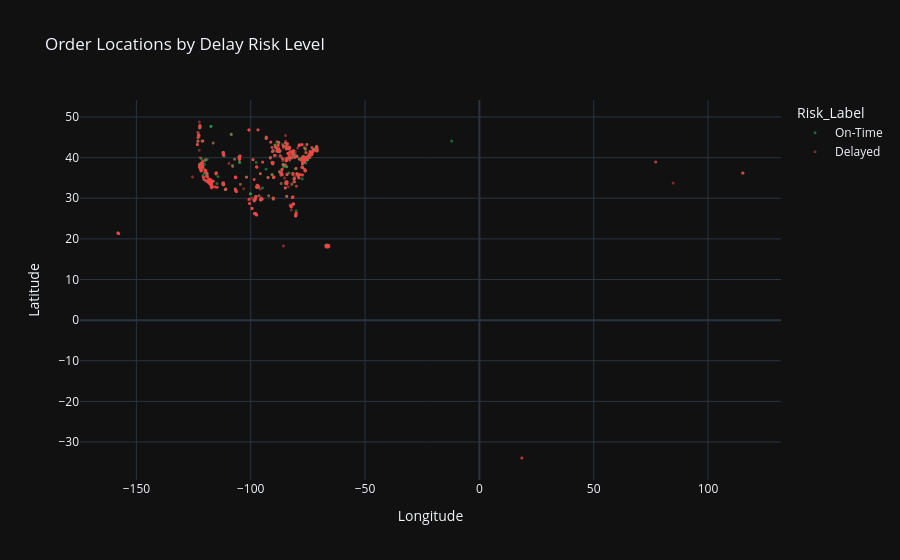

Write notebook code for a chart like this one.
### Markdown cell above
## 8. Geographic Analysis

### Code cell
if 'Latitude' in df.columns and 'Longitude' in df.columns:
    sample = df.dropna(subset=['Latitude', 'Longitude']).sample(min(5000, len(df)))
    fig = px.scatter(
        sample, x='Longitude', y='Latitude',
        color='Risk_Label',
        color_discrete_map={'On-Time': '#22c55e', 'At Risk': '#f59e0b', 'Delayed': '#ef4444'},
        opacity=0.5, title='Order Locations by Delay Risk Level',
        template='plotly_dark',
    )
    fig.update_traces(marker=dict(size=3))
    fig.show()

### Figure 1 — Plotly figure (JSON) as saved in the notebook; plotly's stock layout.template omitted (floating-point values rounded to 4 significant figures; data arrays with more than 128 entries replaced by an {"elided": "..."} marker saying what was removed)
{"data": [{"hovertemplate": "Risk_Label=On-Time<br>Longitude=%{x}<br>Latitude=%{y}<extra></extra>", "legendgroup": "On-Time", "marker": {"color": "#22c55e", "opacity": 0.5, "size": 3, "symbol": "circle"}, "mode": "markers", "name": "On-Time", "showlegend": true, "type": "scattergl", "x": {"elided": "2030 float values"}, "xaxis": "x", "y": {"elided": "2030 float values"}, "yaxis": "y"}, {"hovertemplate": "Risk_Label=Delayed<br>Longitude=%{x}<br>Latitude=%{y}<extra></extra>", "legendgroup": "Delayed", "marker": {"color": "#ef4444", "opacity": 0.5, "size": 3, "symbol": "circle"}, "mode": "markers", "name": "Delayed", "showlegend": true, "type": "scattergl", "x": {"elided": "2970 float values"}, "xaxis": "x", "y": {"elided": "2970 float values"}, "yaxis": "y"}], "layout": {"legend": {"title": {"text": "Risk_Label"}, "tracegroupgap": 0}, "title": {"text": "Order Locations by Delay Risk Level"}, "xaxis": {"anchor": "y", "domain": [0, 1], "title": {"text": "Longitude"}}, "yaxis": {"anchor": "x", "domain": [0, 1], "title": {"text": "Latitude"}}}}
